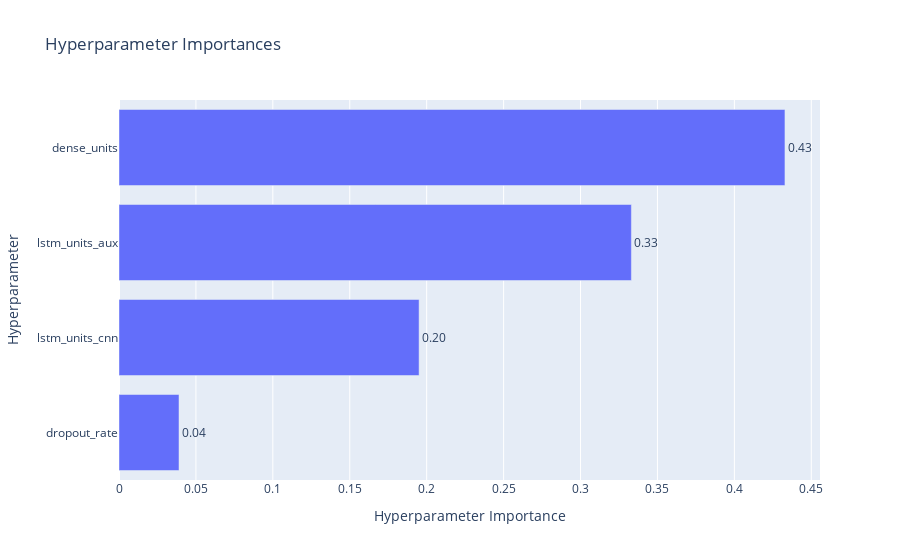

The notebook cell saved with this chart:
### Code cell
# Graficar la importancia de cada hiperparámetro
fig_param_importances = vis.plot_param_importances(study)
fig_param_importances.show()

### Figure 1 — Plotly figure (JSON) as saved in the notebook; plotly's stock layout.template omitted (floating-point values rounded to 4 significant figures)
{"data": [{"cliponaxis": false, "hovertemplate": ["dropout_rate (FloatDistribution): 0.03900204530438241<extra></extra>", "lstm_units_cnn (IntDistribution): 0.19506290399063275<extra></extra>", "lstm_units_aux (IntDistribution): 0.33305711453720793<extra></extra>", "dense_units (IntDistribution): 0.4328779361677768<extra></extra>"], "name": "Objective Value", "orientation": "h", "text": ["0.04", "0.20", "0.33", "0.43"], "textposition": "outside", "type": "bar", "x": [0.039, 0.1951, 0.3331, 0.4329], "y": ["dropout_rate", "lstm_units_cnn", "lstm_units_aux", "dense_units"]}], "layout": {"title": {"text": "Hyperparameter Importances"}, "xaxis": {"title": {"text": "Hyperparameter Importance"}}, "yaxis": {"title": {"text": "Hyperparameter"}}}}
